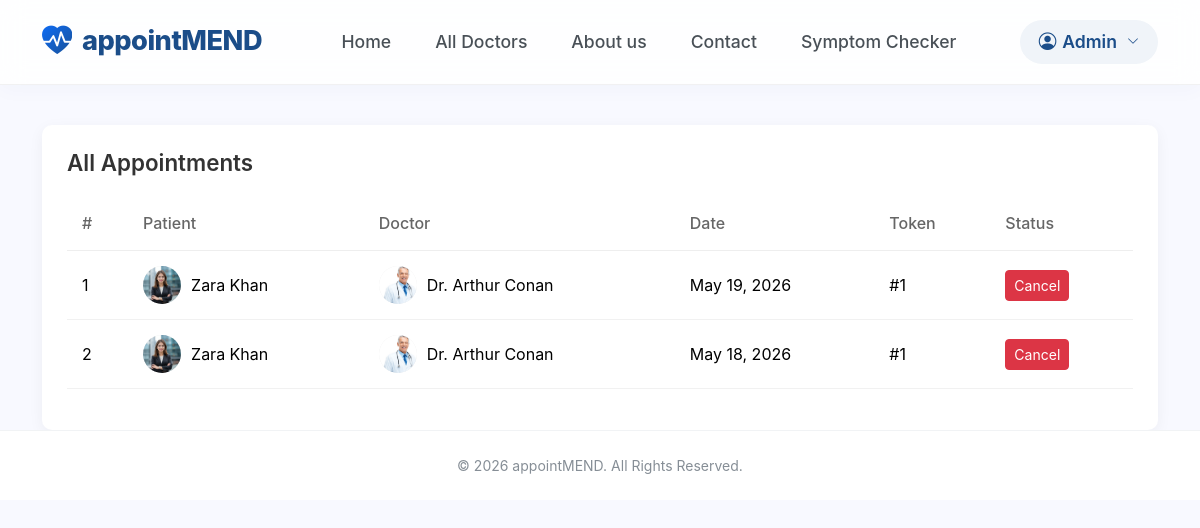
Before: /appointments/admin-appointments/ (signed in) with the older database file.
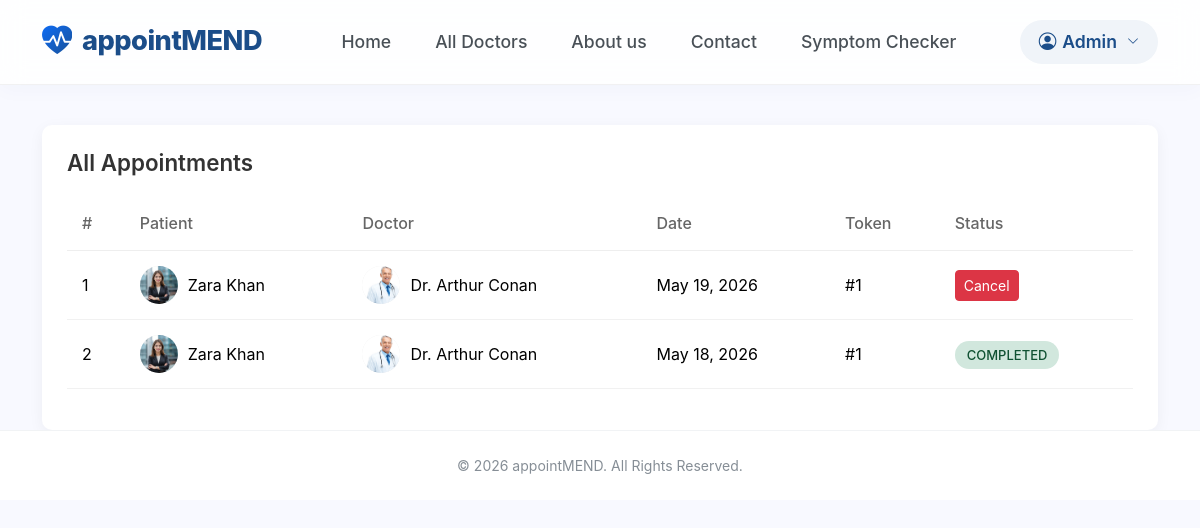
After: the same page with the newer database file.
### appointments/models.py (models this page shows)
class Appointment(models.Model):
    STATUS_CHOICES = [
        ('WAITING', 'Waiting'),
        ('ONGOING', 'Ongoing'),
        ('COMPLETED', 'Completed'),
        ('NOT_PRESENT', 'Not Present'),
        ('MISSED', 'Missed'),
        ('CANCELLED', 'Cancelled'),
    ]
    patient = models.ForeignKey(User, on_delete=models.CASCADE)
    doctor = models.ForeignKey(DoctorProfile, on_delete=models.CASCADE)
    appointment_date = models.DateField(null=True, blank=True)
    token_number = models.IntegerField()
    queue_position = models.IntegerField()
    status = models.CharField(
        max_length=20,
        choices=STATUS_CHOICES,
        default='WAITING'
    )
    created_at = models.DateTimeField(auto_now_add=True)

### accounts/models.py (models this page shows, shortened)
class PatientProfile(models.Model):
    user = models.OneToOneField(User, on_delete=models.CASCADE)
    full_name = models.CharField(max_length=100)
    gender = models.CharField(
        max_length=10,
        choices=[
            ('MALE', 'Male'),
            ('FEMALE', 'Female'),
            ('OTHER', 'Other'),
        ]
    )
    date_of_birth = models.DateField(null=True, blank=True)
    phone = models.CharField(max_length=15, blank=True, null=True)
    address = models.TextField(blank=True, null=True)
    image = models.ImageField(upload_to='patients/', blank=True)

class DoctorProfile(models.Model):
    user = models.OneToOneField(User, on_delete=models.CASCADE)
    name = models.CharField(max_length=100)
    speciality = models.CharField(max_length=100)
    experience = models.IntegerField()
    address = models.TextField()
    fees = models.IntegerField()
    about = models.TextField()
    is_available = models.BooleanField(default=True)
    image = models.ImageField(upload_to='doctors/', blank=True)

### appointments/views.py (the view)
# urls.py: path('admin-appointments/', views.admin_appointments, name='admin_appointments'),
@login_required
def admin_appointments(request):
    if not request.user.is_superuser:
        return redirect("home")
    appointments = Appointment.objects.all().order_by('-created_at')
    return render(request, 'admin_appointments.html', {
        'appointments': appointments
    })

### templates/admin_appointments.html (shortened to what this page needs)
{% extends "base.html" %}
{% block content %}
<div class="container">
    <div class="table-container">
        <h2 class="table-title">
            All Appointments
        </h2>
        <div class="table-responsive">
            <table class="table align-middle">
                <thead>
                    <tr>
                        <th>#</th>
                        <th>Patient</th>
                        <th>Doctor</th>
                        <th>Date</th>
                        <th>Token</th>
                        <th>Status</th>
                    </tr>
                </thead>
                <tbody>
                    {% for appointment in appointments %}
                    <tr>
                        <td>
                            {{ forloop.counter }}
                        </td>
                        <td>
                            <div class="user-info">
                                {% if appointment.patient.patientprofile.image %}
                                    <img src="{{ appointment.patient.patientprofile.image.url }}"
                                         class="avatar">
                                {% else %}
                                    <img src="https://via.placeholder.com/38"
                                         class="avatar">
                                {% endif %}
                                {{ appointment.patient.patientprofile.full_name }}
                            </div>
                        </td>
                        <td>
                            <div class="user-info">
                                {% if appointment.doctor.image %}
                                    <img src="{{ appointment.doctor.image.url }}"
                                         class="avatar">
                                {% else %}
                                    <img src="https://via.placeholder.com/38"
                                         class="avatar">
                                {% endif %}
                                Dr. {{ appointment.doctor.name }}
                            </div>
                        </td>
                        <td>
                            {{ appointment.appointment_date }}
                        </td>
                        <td>
                            #{{ appointment.token_number }}
                        </td>
                        <td>
                             {% if appointment.status == "WAITING" %}
                                 <form method="POST" action="{% url 'cancel_appointment_admin' appointment.id %}">
                                     <button type="submit" class="btn btn-sm btn-danger">Cancel</button>
                                 </form>
                            {% else %}
        <span class="status-badge {{ appointment.status }}">
            {{ appointment.status }}
        </span>
    {% endif %}
</td>
                    </tr>
                    {% empty %}
                    <tr>
                        <td colspan="6" class="text-center">
                            No appointments found.
                        </td>
                    </tr>
                    {% endfor %}
                </tbody>
            </table>
        </div>
    </div>
</div>
{% endblock %}

Changed rows visible on the page:
changed Appointment: status (not shown) → "COMPLETED"; no longer shows "Cancel"
